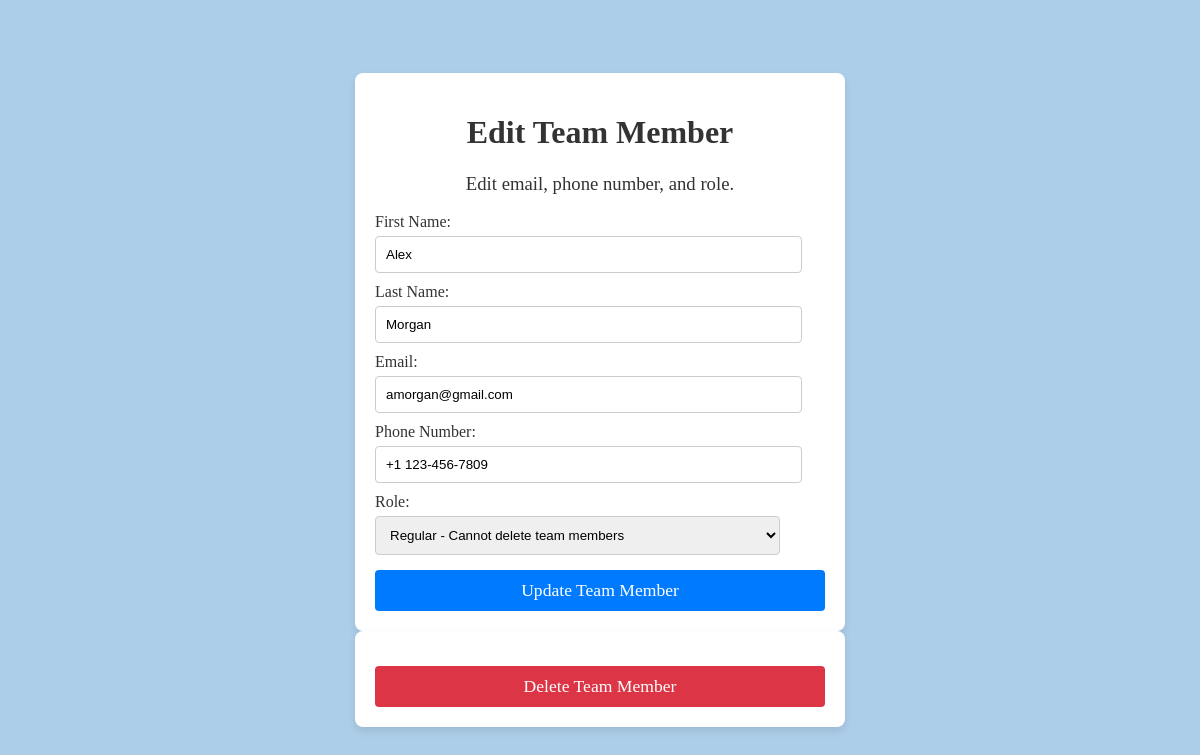
The app's page /api/edit/77/ with its own data.
### myapp/models.py (models this page shows, shortened)
class TeamMember(models.Model):
    ROLE_CHOICES = [
        ('admin', 'Admin'),
        ('regular', 'Regular'),
    ]
    first_name = models.CharField(max_length=100)
    last_name = models.CharField(max_length=100)
    email = models.EmailField(unique=True)
    phone_number = models.CharField(
    max_length=17,
    blank=True,
    null=True
  )
    role = models.CharField(max_length=100)
    created_at = models.DateTimeField(auto_now_add=True)

### myapp/views.py (the view, shortened to what this page needs)
# urls.py: path('edit/<int:id>/', edit_team_member, name='edit_team_member'),
def edit_team_member(request, id):
    team_member = get_object_or_404(TeamMember, id=id)
    return render(request, 'edit_team_member.html', {'team_member': team_member})

### myapp/templates/edit_team_member.html (shortened to what this page needs)
{% extends 'base.html' %}
{% block content %}
    <form method="POST">
        <h1>Edit Team Member</h1>
        <h3>Edit email, phone number, and role.</h3>
        <label for="first_name">First Name:</label>
        <input type="text" id="first_name" name="first_name" value="{{ team_member.first_name }}" required><br>
        <label for="last_name">Last Name:</label>
        <input type="text" id="last_name" name="last_name" value="{{ team_member.last_name }}" required><br>
        <label for="email">Email:</label>
        <input type="email" id="email" name="email" value="{{ team_member.email }}" required><br>
        <label for="phone_number">Phone Number:</label>
        <input type="tel" id="phone_number" name="phone_number" value="{{ team_member.phone_number }}" required><br>
        <label for="role">Role:</label>
        <select id="role" name="role" required>
            <option value="regular" {% if team_member.role == 'regular' %}selected{% endif %}>Regular - Cannot delete team members</option>
        </select><br>
        <button type="submit">Update Team Member</button>
    </form>
    {% if team_member.role == 'regular' %}
    <form method="POST" action="{% url 'delete_team_member' team_member.id %}">
        <button type="submit" class="delete-button">Delete Team Member</button>
    </form>
    {% endif %}
{% endblock %}

### myapp/templates/base.html (style rules this page uses)
body { font-family: Georgia, 'Times New Roman', Times, serif, sans-serif; background-color: #adcee9; color: #333; display: flex; justify-content: center; align-items: center; height: 100vh; margin: 0; flex-direction: column; }
h1 { text-align: center; }
h3 { text-align: center; font-weight: normal; }
form { background-color: white; padding: 20px; border-radius: 8px; box-shadow: 0 4px 8px rgba(0, 0, 0, 0.1); width: 100%; max-width: 450px; }
label { font-weight: normal; margin-top: 10px; display: block; }
input, select { width: 90%; padding: 10px; margin-top: 5px; border: 1px solid #ccc; border-radius: 4px; }
button { font-family: Georgia, 'Times New Roman', Times, serif, sans-serif; width: 100%; padding: 10px; background-color: #007BFF; color: white; border: none; border-radius: 4px; font-size: 1.1em; margin-top: 15px; cursor: pointer; }
.delete-button { background-color: #dc3545; }

### records on screen
TeamMember: first_name "Alex", last_name "Morgan", email "amorgan@gmail.com", phone_number "+1 123-456-7809", role "Regular - Cannot delete team members"
